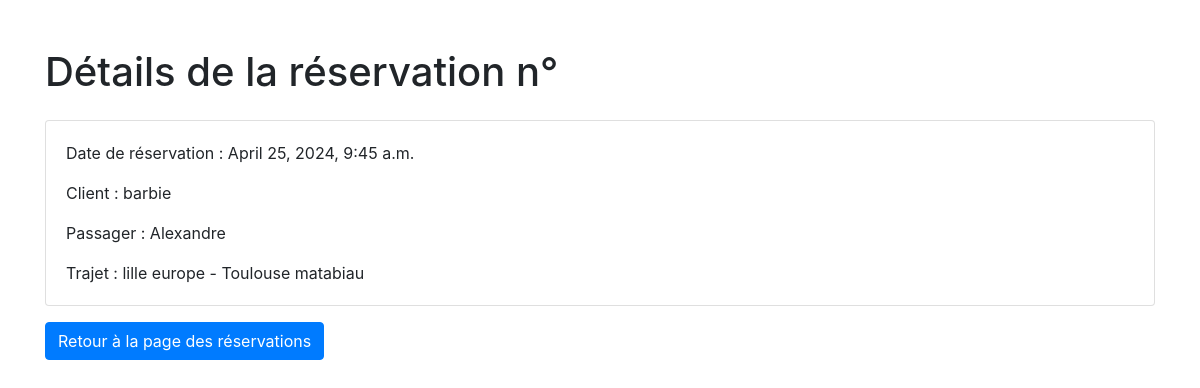
/trajets/reservation/1/ (signed in), run on the app's committed database.
### trajets/models.py (models this page shows, shortened)
class Reservation(models.Model):
    trajet = models.ForeignKey(Trajet, on_delete=models.CASCADE)  # Assurez-vous d'avoir importé le modèle Trajet si nécessaire
    numero_place = models.IntegerField()
    client = models.ForeignKey('auth.User', on_delete=models.CASCADE, related_name='client',default=None)
    passenger = models.ForeignKey(Passengers, on_delete=models.CASCADE, default=None)
    date = models.DateTimeField(default=datetime.now)

class Passengers(models.Model):
    prenom = models.CharField(max_length=30, default="PB DE PASSAGER")
    nom = models.CharField(max_length=30,default="")
    def __str__(self):
        return f"{self.prenom}"

class Trajet(models.Model):
    gare_depart = models.ForeignKey(Gare, on_delete=models.CASCADE, related_name='trajets_depart')
    gare_arrivee = models.ForeignKey(Gare, on_delete=models.CASCADE, related_name='trajets_arrivee')
    def __str__(self):
        return f"{self.gare_depart} - {self.gare_arrivee}"

class Gare(models.Model):
    nom = models.CharField(max_length=100)
    def __str__(self):
        return f"{self.nom}"

### trajets/views.py (the view)
# urls.py: path('reservation/<int:reservation_id>/', views.reservation_detail, name='reservation_detail'),
@login_required
def reservation_detail(request, reservation_id):
    reservation = Reservation.objects.get(id=reservation_id)
    return render(request, 'reservations/reservation.html', {'reservation': reservation})

### trajets/templates/reservations/reservation.html (shortened to what this page needs)
<!DOCTYPE html>
<html lang="fr">
<head>
    <link href="https://stackpath.bootstrapcdn.com/bootstrap/4.5.2/css/bootstrap.min.css" rel="stylesheet">
</head>
<body>
    <div class="container mt-5">
        <h1 class="mb-4">Détails de la réservation n° {{ reservation.numero_reservation }}</h1>
        <div class="card">
            <div class="card-body">
                <p class="card-text">Date de réservation : {{ reservation.date }}</p>
                <p class="card-text">Client : {{ reservation.client }}</p>
                <p class="card-text">Passager : {{ reservation.passenger }}</p>
                <p class="card-text">Trajet : {{ reservation.trajet }}</p>
            </div>
        </div>
        <a href="{% url 'trajets:reservations' %}" class="btn btn-primary mt-3">Retour à la page des réservations</a>
    </div>
</body>
</html>

### data on the page
Reservation: date "April 25, 2024, 9:45 a.m.", client "barbie", passenger "Alexandre", trajet "lille europe - Toulouse matabiau"
